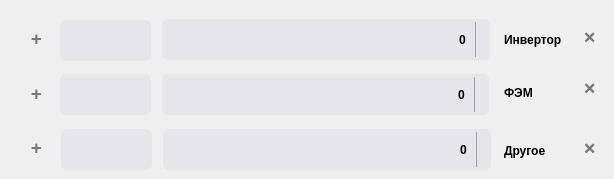
    <widget class="QWidget" name="tab">
     <attribute name="title">
      <string>Оборудование</string>
     </attribute>
     <widget class="QComboBox" name="listPV_file">
      <property name="geometry">
       <rect>
        <x>162</x>
        <y>74</y>
        <width>327</width>
        <height>41</height>
       </rect>
      </property>
      <property name="font">
       <font>
        <family>Arial</family>
        <pointsize>8</pointsize>
        <weight>75</weight>
        <bold>true</bold>
       </font>
      </property>
      <property name="cursor">
       <cursorShape>PointingHandCursor</cursorShape>
      </property>
      <property name="styleSheet">
       <string notr="true">QComboBox{
	background-color:rgba(229,229,234,1); 
	border: none;
	border-radius: 6;
	padding-left: 8px;
}

QComboBox:drop-down 
{
    width: 0px;
    height: 0px;
    border: 0px;
}
QComboBox:hover{
	background-color:rgba(242,242,247,1);
}
</string>
      </property>
      <property name="inputMethodHints">
       <set>Qt::ImhNone</set>
      </property>
      <property name="editable">
       <bool>false</bool>
      </property>
      <property name="currentText">
       <string/>
      </property>
      <property name="placeholderText" stdset="0">
       <string/>
      </property>
     </widget>
     <widget class="QPushButton" name="btnAddKTP">
      <property name="geometry">
       <rect>
        <x>21</x>
        <y>132</y>
        <width>31</width>
        <height>31</height>
       </rect>
      </property>
      <property name="font">
       <font>
        <family>Arial</family>
        <pointsize>14</pointsize>
        <weight>75</weight>
        <bold>true</bold>
       </font>
      </property>
      <property name="cursor">
       <cursorShape>PointingHandCursor</cursorShape>
      </property>
      <property name="toolTip">
       <string>Добавить MPPT</string>
      </property>
      <property name="styleSheet">
       <string notr="true">QPushButton{
	background-color:rgba(112, 215, 255, 0);
	color:rgba(0, 0, 0, 0.5);
	border: none;
	border-radius: 5;
	border-style: outset;
}
QPushButton:hover{
	color: black;
}
</string>
      </property>
      <property name="text">
       <string>+</string>
      </property>
     </widget>
     <widget class="QComboBox" name="listInvertor_file">
      <property name="geometry">
       <rect>
        <x>162</x>
        <y>19</y>
        <width>327</width>
        <height>41</height>
       </rect>
      </property>
      <property name="font">
       <font>
        <family>Arial</family>
        <pointsize>8</pointsize>
        <weight>75</weight>
        <bold>true</bold>
       </font>
      </property>
      <property name="cursor">
       <cursorShape>PointingHandCursor</cursorShape>
      </property>
      <property name="styleSheet">
       <string notr="true">QComboBox{
	background-color:rgba(229,229,234,1); 
	border: none;
	border-radius: 6;
	padding-left: 8px;
}

QComboBox:drop-down 
{
    width: 0px;
    height: 0px;
    border: 0px;
}
QComboBox:hover{
	background-color:rgba(242,242,247,1);
}
</string>
      </property>
      <property name="inputMethodHints">
       <set>Qt::ImhNone</set>
      </property>
      <property name="editable">
       <bool>false</bool>
      </property>
      <property name="currentText">
       <string/>
      </property>
      <property name="placeholderText" stdset="0">
       <string/>
      </property>
     </widget>
     <widget class="QComboBox" name="listKTP_file">
      <property name="geometry">
       <rect>
        <x>163</x>
        <y>129</y>
        <width>327</width>
        <height>41</height>
       </rect>
      </property>
      <property name="font">
       <font>
        <family>Arial</family>
        <pointsize>8</pointsize>
        <weight>75</weight>
        <bold>true</bold>
       </font>
      </property>
      <property name="cursor">
       <cursorShape>PointingHandCursor</cursorShape>
      </property>
      <property name="styleSheet">
       <string notr="true">QComboBox{
	background-color:rgba(229,229,234,1); 
	border: none;
	border-radius: 6;
	padding-left: 8px;
}

QComboBox:drop-down 
{
    width: 0px;
    height: 0px;
    border: 0px;
}
QComboBox:hover{
	background-color:rgba(242,242,247,1);
}
</string>
      </property>
      <property name="inputMethodHints">
       <set>Qt::ImhNone</set>
      </property>
      <property name="editable">
       <bool>false</bool>
      </property>
      <property name="currentText">
       <string/>
      </property>
      <property name="placeholderText" stdset="0">
       <string/>
      </property>
     </widget>
     <widget class="QPushButton" name="btnDelPV">
      <property name="geometry">
       <rect>
        <x>574</x>
        <y>75</y>
        <width>31</width>
        <height>31</height>
       </rect>
      </property>
      <property name="font">
       <font>
        <family>Arial</family>
        <pointsize>11</pointsize>
        <weight>75</weight>
        <bold>true</bold>
       </font>
      </property>
      <property name="cursor">
       <cursorShape>PointingHandCursor</cursorShape>
      </property>
      <property name="toolTip">
       <string>Удалить</string>
      </property>
      <property name="styleSheet">
       <string notr="true">QPushButton{
	background-color:rgba(112, 215, 255, 0);
	color:  rgba(0, 0, 0, 0.5);
	border: none;
	border-radius: 5;
	border-style: outset;
}
QPushButton:hover{
	color:rgba(255, 20, 20, 1) ;
}
</string>
      </property>
      <property name="text">
       <string>🞫</string>
      </property>
     </widget>
     <widget class="QComboBox" name="listKTP_folder">
      <property name="geometry">
       <rect>
        <x>61</x>
        <y>129</y>
        <width>91</width>
        <height>41</height>
       </rect>
      </property>
      <property name="font">
       <font>
        <family>Arial</family>
        <weight>75</weight>
        <bold>true</bold>
       </font>
      </property>
      <property name="cursor">
       <cursorShape>PointingHandCursor</cursorShape>
      </property>
      <property name="styleSheet">
       <string notr="true">QComboBox{
	background-color:rgba(229,229,234,1); 
	border: none;
	border-radius: 6;
	padding-left: 8px;
}

QComboBox:drop-down 
{
    width: 0px;
    height: 0px;
    border: 0px;
}
QComboBox:hover{
	background-color:rgba(242,242,247,1);
}
</string>
      </property>
      <property name="inputMethodHints">
       <set>Qt::ImhNone</set>
      </property>
      <property name="editable">
       <bool>false</bool>
      </property>
      <property name="currentText">
       <string/>
      </property>
      <property name="placeholderText" stdset="0">
       <string/>
      </property>
     </widget>
     <widget class="QPushButton" name="btnAddPV">
      <property name="geometry">
       <rect>
        <x>21</x>
        <y>78</y>
        <width>31</width>
        <height>31</height>
       </rect>
      </property>
      <property name="font">
       <font>
        <family>Arial</family>
        <pointsize>14</pointsize>
        <weight>75</weight>
        <bold>true</bold>
       </font>
      </property>
      <property name="cursor">
       <cursorShape>PointingHandCursor</cursorShape>
      </property>
      <property name="toolTip">
       <string>Добавить MPPT</string>
      </property>
      <property name="styleSheet">
       <string notr="true">QPushButton{
	background-color:rgba(112, 215, 255, 0);
	color:rgba(0, 0, 0, 0.5);
	border: none;
	border-radius: 5;
	border-style: outset;
}
QPushButton:hover{
	color: black;
}
</string>
      </property>
      <property name="text">
       <string>+</string>
      </property>
     </widget>
     <widget class="QLabel" name="label_4">
      <property name="geometry">
       <rect>
        <x>504</x>
        <y>143</y>
        <width>71</width>
        <height>16</height>
       </rect>
      </property>
      <property name="font">
       <font>
        <family>Arial</family>
        <pointsize>9</pointsize>
        <weight>75</weight>
        <bold>true</bold>
       </font>
      </property>
      <property name="styleSheet">
       <string notr="true">background-color: rgba(255,255,255,0); </string>
      </property>
      <property name="text">
       <string>Другое</string>
      </property>
     </widget>
     <widget class="QSpinBox" name="spinBox_numPV">
      <property name="geometry">
       <rect>
        <x>448</x>
        <y>74</y>
        <width>41</width>
        <height>41</height>
       </rect>
      </property>
      <property name="font">
       <font>
        <family>Arial</family>
        <weight>75</weight>
        <bold>true</bold>
       </font>
      </property>
      <property name="styleSheet">
       <string notr="true">QSpinBox{
	background-color:rgba(229,229,234,1); 
	border-radius: 6;
	border: none;
	padding-left: 8px
}
QSpinBox:hover{
	background-color:rgba(242,242,247,1);
}
QSpinBox:up-button:hover{
	background-color:rgba(25,109,255, 0.7);
	border-top-right-radius: 6;
}
QSpinBox:up-button:pressed{
	background-color:rgba(25,109,255, 0.5);
	border-top-right-radius: 6;
}
QSpinBox:up-button{
	background-color:rgba(229,229,234,1); 
	border-top-right-radius: 6;
	border: none;
	border-left: 1px solid rgba(0,0,0,0.3);
}

QSpinBox:down-button:hover{
	background-color:rgba(25,109,255, 0.7);
	border-bottom-right-radius: 6;
}
QSpinBox:down-button:pressed{
	background-color:rgba(25,109,255, 0.5);
	border-bottom-right-radius: 6;
}
QSpinBox:down-button{
	background-color:rgba(229,229,234,1); 
	border-bottom-right-radius: 6;
	border-left: 1px solid rgba(0,0,0,0.3);

}</string>
      </property>
      <property name="readOnly">
       <bool>false</bool>
      </property>
     </widget>
     <widget class="QPushButton" name="btnAddInvertor">
      <property name="geometry">
       <rect>
        <x>21</x>
        <y>23</y>
        <width>31</width>
        <height>31</height>
       </rect>
      </property>
      <property name="font">
       <font>
        <family>Arial</family>
        <pointsize>14</pointsize>
        <weight>75</weight>
        <bold>true</bold>
       </font>
      </property>
      <property name="cursor">
       <cursorShape>PointingHandCursor</cursorShape>
      </property>
      <property name="toolTip">
       <string>Добавить MPPT</string>
      </property>
      <property name="styleSheet">
       <string notr="true">QPushButton{
	background-color:rgba(112, 215, 255, 0);
	color:rgba(0, 0, 0, 0.5);
	border: none;
	border-radius: 5;
	border-style: outset;
}
QPushButton:hover{
	color: black;
}
</string>
      </property>
      <property name="text">
       <string>+</string>
      </property>
     </widget>
     <widget class="QSpinBox" name="spinBox_numKTP">
      <property name="geometry">
       <rect>
        <x>450</x>
        <y>129</y>
        <width>41</width>
        <height>41</height>
       </rect>
      </property>
      <property name="font">
       <font>
        <family>Arial</family>
        <weight>75</weight>
        <bold>true</bold>
       </font>
      </property>
      <property name="styleSheet">
       <string notr="true">QSpinBox{
	background-color:rgba(229,229,234,1); 
	border-radius: 6;
	border: none;
	padding-left: 8px
}
QSpinBox:hover{
	background-color:rgba(242,242,247,1);
}
QSpinBox:up-button:hover{
	background-color:rgba(25,109,255, 0.7);
	border-top-right-radius: 6;
}
QSpinBox:up-button:pressed{
	background-color:rgba(25,109,255, 0.5);
	border-top-right-radius: 6;
}
QSpinBox:up-button{
	background-color:rgba(229,229,234,1); 
	border-top-right-radius: 6;
	border: none;
	border-left: 1px solid rgba(0,0,0,0.3);
}

QSpinBox:down-button:hover{
	background-color:rgba(25,109,255, 0.7);
	border-bottom-right-radius: 6;
}
QSpinBox:down-button:pressed{
	background-color:rgba(25,109,255, 0.5);
	border-bottom-right-radius: 6;
}
QSpinBox:down-button{
	background-color:rgba(229,229,234,1); 
	border-bottom-right-radius: 6;
	border-left: 1px solid rgba(0,0,0,0.3);

}</string>
      </property>
      <property name="readOnly">
       <bool>false</bool>
      </property>
     </widget>
     <widget class="QLabel" name="label_2">
      <property name="geometry">
       <rect>
        <x>504</x>
        <y>22</y>
        <width>81</width>
        <height>35</height>
       </rect>
      </property>
      <property name="font">
       <font>
        <family>Arial</family>
        <pointsize>9</pointsize>
        <weight>75</weight>
        <bold>true</bold>
       </font>
      </property>
      <property name="styleSheet">
       <string notr="true">background-color: rgba(255,255,255,0); </string>
      </property>
      <property name="text">
       <string>Инвертор</string>
      </property>
      <property name="scaledContents">
       <bool>false</bool>
      </property>
     </widget>
     <widget class="QPushButton" name="btnDelOther">
      <property name="geometry">
       <rect>
        <x>574</x>
        <y>135</y>
        <width>31</width>
        <height>31</height>
       </rect>
      </property>
      <property name="font">
       <font>
        <family>Arial</family>
        <pointsize>11</pointsize>
        <weight>75</weight>
        <bold>true</bold>
       </font>
      </property>
      <property name="cursor">
       <cursorShape>PointingHandCursor</cursorShape>
      </property>
      <property name="toolTip">
       <string>Удалить</string>
      </property>
      <property name="styleSheet">
       <string notr="true">QPushButton{
	background-color:rgba(112, 215, 255, 0);
	color:  rgba(0, 0, 0, 0.5);
	border: none;
	border-radius: 5;
	border-style: outset;
}
QPushButton:hover{
	color:rgba(255, 20, 20, 1) ;
}
</string>
      </property>
      <property name="text">
       <string>🞫</string>
      </property>
     </widget>
     <widget class="QPushButton" name="btnDelInvertor">
      <property name="geometry">
       <rect>
        <x>574</x>
        <y>24</y>
        <width>31</width>
        <height>31</height>
       </rect>
      </property>
      <property name="font">
       <font>
        <family>Arial</family>
        <pointsize>11</pointsize>
        <weight>75</weight>
        <bold>true</bold>
       </font>
      </property>
      <property name="cursor">
       <cursorShape>PointingHandCursor</cursorShape>
      </property>
      <property name="toolTip">
       <string>Удалить</string>
      </property>
      <property name="styleSheet">
       <string notr="true">QPushButton{
	background-color:rgba(112, 215, 255, 0);
	color:  rgba(0, 0, 0, 0.5);
	border: none;
	border-radius: 5;
	border-style: outset;
}
QPushButton:hover{
	color:rgba(255, 20, 20, 1) ;
}
</string>
      </property>
      <property name="text">
       <string>🞫</string>
      </property>
     </widget>
     <widget class="QLabel" name="label_3">
      <property name="geometry">
       <rect>
        <x>504</x>
        <y>85</y>
        <width>61</width>
        <height>16</height>
       </rect>
      </property>
      <property name="font">
       <font>
        <family>Arial</family>
        <pointsize>9</pointsize>
        <weight>75</weight>
        <bold>true</bold>
       </font>
      </property>
      <property name="styleSheet">
       <string notr="true">background-color: rgba(255,255,255,0); </string>
      </property>
      <property name="text">
       <string>ФЭМ</string>
      </property>
     </widget>
     <widget class="QSpinBox" name="spinBox_numInvertor">
      <property name="geometry">
       <rect>
        <x>449</x>
        <y>19</y>
        <width>41</width>
        <height>41</height>
       </rect>
      </property>
      <property name="font">
       <font>
        <family>Arial</family>
        <weight>75</weight>
        <bold>true</bold>
       </font>
      </property>
      <property name="styleSheet">
       <string notr="true">QSpinBox{
	background-color:rgba(229,229,234,1); 
	border-radius: 6;
	border: none;
	padding-left: 8px;
}
QSpinBox:hover{
	background-color:rgba(242,242,247,1);
}
QSpinBox:up-button:hover{
	background-color:rgba(25,109,255, 0.7);
	border-top-right-radius: 6;
}
QSpinBox:up-button:pressed{
	background-color:rgba(25,109,255, 0.5);
	border-top-right-radius: 6;
}
QSpinBox:up-button{
	background-color:rgba(229,229,234,1); 
	border-top-right-radius: 6;
	border: none;
	border-left: 1px solid rgba(0,0,0,0.3);
}

QSpinBox:down-button:hover{
	background-color:rgba(25,109,255, 0.7);
	border-bottom-right-radius: 6;
}
QSpinBox:down-button:pressed{
	background-color:rgba(25,109,255, 0.5);
	border-bottom-right-radius: 6;
}
QSpinBox:down-button{
	background-color:rgba(229,229,234,1); 
	border-bottom-right-radius: 6;
	border-left: 1px solid rgba(0,0,0,0.3);

}</string>
      </property>
      <property name="readOnly">
       <bool>false</bool>
      </property>
     </widget>
     <widget class="QComboBox" name="listPV_folder">
      <property name="geometry">
       <rect>
        <x>60</x>
        <y>74</y>
        <width>91</width>
        <height>41</height>
       </rect>
      </property>
      <property name="font">
       <font>
        <family>Arial</family>
        <weight>75</weight>
        <bold>true</bold>
       </font>
      </property>
      <property name="cursor">
       <cursorShape>PointingHandCursor</cursorShape>
      </property>
      <property name="styleSheet">
       <string notr="true">QComboBox{
	background-color:rgba(229,229,234,1); 
	border: none;
	border-radius: 6;
	padding-left: 8px;
}

QComboBox:drop-down 
{
    width: 0px;
    height: 0px;
    border: 0px;
}
QComboBox:hover{
	background-color:rgba(242,242,247,1);
}
</string>
      </property>
      <property name="inputMethodHints">
       <set>Qt::ImhNone</set>
      </property>
      <property name="editable">
       <bool>false</bool>
      </property>
      <property name="currentText">
       <string/>
      </property>
      <property name="placeholderText" stdset="0">
       <string/>
      </property>
     </widget>
     <widget class="QComboBox" name="listInvertor_folder">
      <property name="geometry">
       <rect>
        <x>60</x>
        <y>20</y>
        <width>91</width>
        <height>41</height>
       </rect>
      </property>
      <property name="font">
       <font>
        <family>Arial</family>
        <weight>75</weight>
        <bold>true</bold>
       </font>
      </property>
      <property name="cursor">
       <cursorShape>PointingHandCursor</cursorShape>
      </property>
      <property name="styleSheet">
       <string notr="true">QComboBox{
	background-color:rgba(229,229,234,1); 
	border: none;
	border-radius: 6;
	padding-left: 8px;
}

QComboBox:drop-down 
{
    width: 0px;
    height: 0px;
    border: 0px;
}
QComboBox:hover{
	background-color:rgba(242,242,247,1);
}
</string>
      </property>
      <property name="inputMethodHints">
       <set>Qt::ImhNone</set>
      </property>
      <property name="editable">
       <bool>false</bool>
      </property>
      <property name="currentText">
       <string/>
      </property>
      <property name="placeholderText" stdset="0">
       <string/>
      </property>
     </widget>
    </widget>
